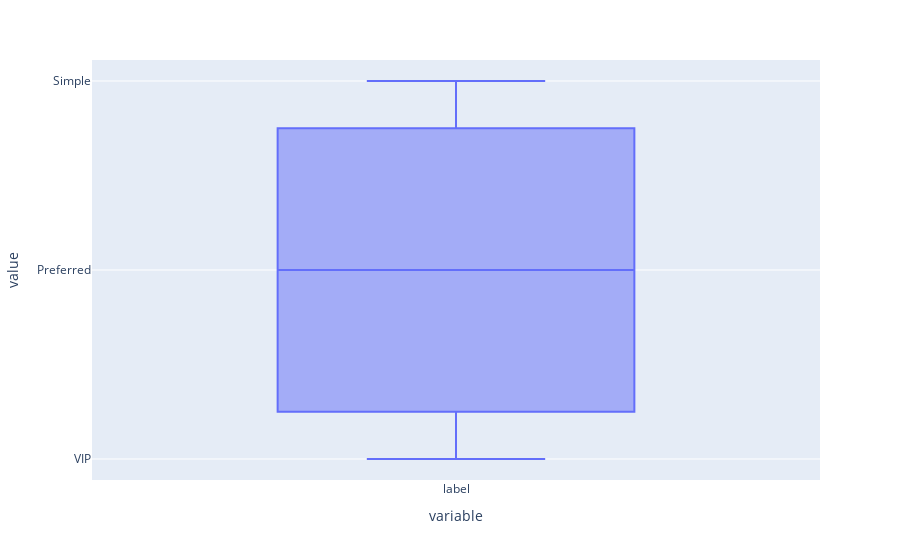

Notebook code for this chart:
### Code cell
px.box(c_spent.label)

### Figure 1 — Plotly figure (JSON) as saved in the notebook; plotly's stock layout.template omitted (floating-point values rounded to 4 significant figures; data arrays with more than 128 entries replaced by an {"elided": "..."} marker saying what was removed)
{"data": [{"alignmentgroup": "True", "hovertemplate": "variable=%{x}<br>value=%{y}<extra></extra>", "legendgroup": "", "marker": {"color": "#636efa"}, "name": "", "notched": false, "offsetgroup": "", "orientation": "v", "showlegend": false, "type": "box", "x": {"elided": "4339 str values"}, "x0": " ", "xaxis": "x", "y": {"elided": "4339 str values"}, "y0": " ", "yaxis": "y"}], "layout": {"boxmode": "group", "legend": {"tracegroupgap": 0}, "margin": {"t": 60}, "xaxis": {"anchor": "y", "domain": [0, 1], "title": {"text": "variable"}}, "yaxis": {"anchor": "x", "domain": [0, 1], "title": {"text": "value"}}}}
